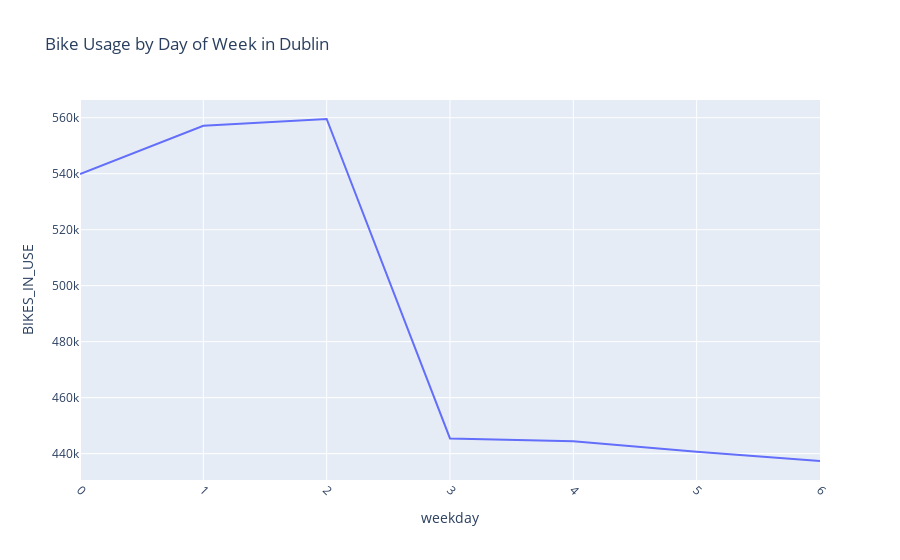

Notebook cell for this chart:
### Code cell
import plotly.express as px
import pandas as pd

# Load the data
all_hist['TIME'] = pd.to_datetime(all_hist['TIME'])

# get the weekday from the time column
all_hist['weekday'] = all_hist['TIME'].dt.weekday

# filter all_hist dataframe by month usint the TIME column
all_hist['month'] = all_hist['TIME'].dt.month

all_hist_jan = all_hist[all_hist['TIME'].dt.month == 5]

# Group the data by hour and calculate the total number of bikes used
df_grouped = all_hist_jan.groupby('weekday')['BIKES_IN_USE'].sum()

# Create a bar plot
fig = px.line(df_grouped, x=df_grouped.index, y='BIKES_IN_USE', title='Bike Usage by Day of Week in Dublin')

# Rotate x-axis labels to avoid overlapping
fig.update_layout(xaxis_tickangle=45)

# Show the chart
fig.show()

### Figure 1 — Plotly figure (JSON) as saved in the notebook; plotly's stock layout.template omitted (floating-point values rounded to 4 significant figures)
{"data": [{"hovertemplate": "weekday=%{x}<br>BIKES_IN_USE=%{y}<extra></extra>", "legendgroup": "", "line": {"color": "#636efa", "dash": "solid"}, "marker": {"symbol": "circle"}, "mode": "lines", "name": "", "orientation": "v", "showlegend": false, "type": "scatter", "x": [0, 1, 2, 3, 4, 5, 6], "xaxis": "x", "y": [539853, 557087, 559538, 445436, 444461, 440647, 437368], "yaxis": "y"}], "layout": {"legend": {"tracegroupgap": 0}, "title": {"text": "Bike Usage by Day of Week in Dublin"}, "xaxis": {"anchor": "y", "domain": [0, 1], "tickangle": 45, "title": {"text": "weekday"}}, "yaxis": {"anchor": "x", "domain": [0, 1], "title": {"text": "BIKES_IN_USE"}}}}
